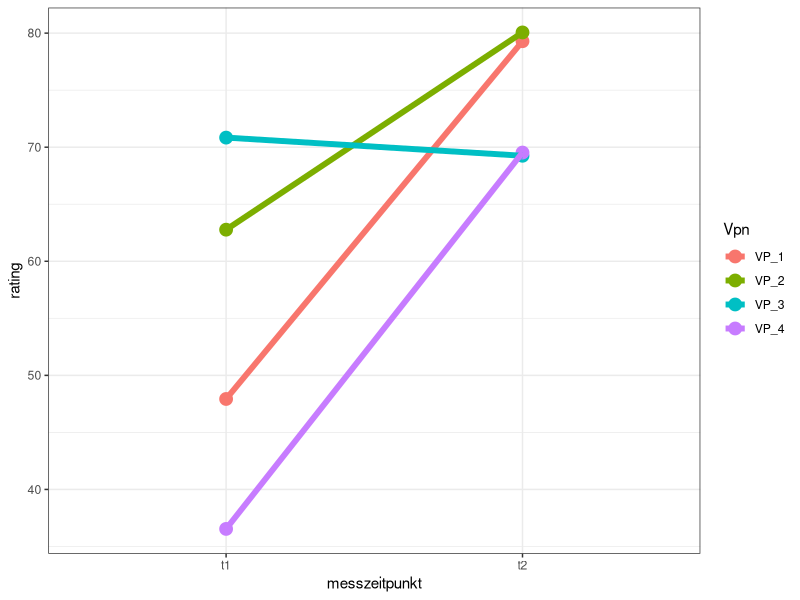

Write the R code that produced this figure.
## ---- chunk 1
knitr::opts_chunk$set(echo = TRUE)
## ---- chunk 2
name <- "Christof" # Zuweisen einer Variable

name # Printen einer Variable
## ---- chunk 3
text <- "Christof"

paste("My name is ", name)
## ---- chunk 4
text1 <- "My name is "

text2 <- "Christof"

paste(text1, text2)
## ---- chunk 5
num1 <- 5

num2 <- 5

num1 + num2
## ---- chunk 6
var1 <- var2 <- var3 <- "Hello, World!"
## ---- chunk 7
as.numeric()
as.integer()
as.complex()
## ---- chunk 8
str <- "Hello, World!"
## ---- chunk 9
str <- "Lorem ipsum dolor sit amet,
consectetur adipiscing elit,
sed do eiusmod tempor incididunt
ut labore et dolore magna aliqua."
## ---- chunk 10
str <- "Hello, \"Christof\"!"
## ---- chunk 11
10 > 9    # TRUE 
10 == 9   # FALSE 
10 < 9    # FALSE 
## ---- chunk 12
a <- 10
b <- 9

a > b 
## ---- chunk 13
10 + 5
## ---- chunk 14
x <- 3

y <- "Hello"
## ---- chunk 15
a <- 33
b <- 200

if (b > a) {
  print("b is greater than a")
} 
## ---- chunk 16
a <- 33
b <- 33

if (b > a) {
  print("b is greater than a")
} else if (a == b) {
  print ("a and b are equal")
} 
## ---- chunk 17
a <- 200
b <- 33

if (b > a) {
  print("b is greater than a")
} else if (a == b) {
  print("a and b are equal")
} else {
  print("a is greater than b")
} 
## ---- chunk 18
x <- 41

if (x > 10) {
  print("Above ten")
  if (x > 20) {
    print("and also above 20!")
  } else {
    print("but not above 20.")
  }
} else {
  print("below 10.")
} 
## ---- chunk 19
a <- 200
b <- 33
c <- 500

if (a > b & c > a) {
  print("Both conditions are true")
} 
## ---- chunk 20
a <- 200
b <- 33
c <- 500

if (a > b | a > c) {
  print("At least one of the conditions is true")
} 
## ---- chunk 21
i <- 1
while (i < 6) {
  print(i)
  i <- i + 1
} 
## ---- chunk 22
i <- 1
while (i < 6) {
  print(i)
  i <- i + 1
  if (i == 4) {
    break
  }
} 
## ---- chunk 23
i <- 0
while (i < 6) {
  i <- i + 1
  if (i == 3) {
    next
  }
  print(i)
} 
## ---- chunk 24
for (x in 1:10) {
  print(x)
} 
## ---- chunk 25
fruits <- list("apple", "banana", "cherry")

for (x in fruits) {
  print(x)
} 
## ---- chunk 26
dice <- c(1, 2, 3, 4, 5, 6)

for (x in dice) {
  print(x)
} 
## ---- chunk 27
fruits <- list("apple", "banana", "cherry")

for (x in fruits) {
  if (x == "cherry") {
    break
  }
  print(x)
} 
## ---- chunk 28
fruits <- list("apple", "banana", "cherry")

for (x in fruits) {
  if (x == "banana") {
    next
  }
  print(x)
} 
## ---- chunk 29
adj <- list("red", "big", "tasty")

fruits <- list("apple", "banana", "cherry")
  for (x in adj) {
    for (y in fruits) {
      print(paste(x, y))
  }
} 
## ---- chunk 30
my_function <- function() { # create a function with the name my_function
  print("Hello World!")
} 
## ---- chunk 31
my_function <- function() {
  print("Hello World!")
}

my_function() 
## ---- chunk 32
my_function <- function(fname) {
  paste(fname, "Griffin")
}

my_function("Peter")
my_function("Lois")
my_function("Stewie")
## ---- chunk 33
my_function <- function(fname, lname) {
  paste(fname, lname)
}

my_function("Peter", "Griffin") 
## ---- chunk 34
my_function <- function(country = "Norway") {
  paste("I am from", country)
}

my_function("Sweden")
my_function("India")
my_function() # will get the default value, which is Norway
my_function("USA") 
## ---- chunk 35
my_function <- function(x) {
  return (5 * x)
}

print(my_function(3))
print(my_function(5))
print(my_function(9)) 
## ---- chunk 36
Nested_function <- function(x, y) {
  a <- x + y
  return(a)
}

Nested_function(Nested_function(2,2), Nested_function(3,3)) 
## ---- chunk 37
Outer_func <- function(x) {
  Inner_func <- function(y) {
    a <- x + y
    return(a)
  }
  return (Inner_func)
}
output <- Outer_func(3) # To call the Outer_func
output(5) 
## ---- chunk 38
tri_recursion <- function(k) {
  if (k > 0) {
    result <- k + tri_recursion(k - 1)
    print(result)
  } else {
    result = 0
    return(result)
  }
}
tri_recursion(6) 
## ---- chunk 39
txt <- "awesome"
my_function <- function() {
  paste("R is", txt)
}

my_function() 
## ---- chunk 40
txt <- "global variable"
my_function <- function() {
  txt = "fantastic"
  paste("R is", txt)
}

my_function()

txt # print txt
## ---- chunk 41
my_function <- function() {
txt <<- "fantastic"
  paste("R is", txt)
}

my_function()

print(txt) 
## ---- chunk 42
txt <- "awesome"
my_function <- function() {
  txt <<- "fantastic"
  paste("R is", txt)
}

my_function()

paste("R is", txt) 
## ---- chunk 43
# Vector of strings
fruits <- c("banana", "apple", "orange")

# Print fruits
fruits 
## ---- chunk 44
# Vector with numerical values in a sequence
numbers <- 1:10

numbers
## ---- chunk 45
fruits <- c("banana", "apple", "orange")

length(fruits) 
## ---- chunk 46
fruits <- c("banana", "apple", "orange", "mango", "lemon")
numbers <- c(13, 3, 5, 7, 20, 2)

sort(fruits)  # Sort a string
sort(numbers) # Sort numbers 
## ---- chunk 47
fruits <- c("banana", "apple", "orange")

# Access the first item (banana)
fruits[1] 
## ---- chunk 48
fruits <- c("banana", "apple", "orange", "mango", "lemon")

# Access the first and third item (banana and orange)
fruits[c(1, 3)] 
## ---- chunk 49
 fruits <- c("banana", "apple", "orange", "mango", "lemon")

# Access all items except for the first item
fruits[c(-1)] 
## ---- chunk 50
fruits <- c("banana", "apple", "orange", "mango", "lemon")

# Change "banana" to "pear"
fruits[1] <- "pear"

# Print fruits
fruits 
## ---- chunk 51
repeat_each <- rep(c(1,2,3), each = 3)

repeat_each 
## ---- chunk 52
numbers <- 1:10

numbers 
## ---- chunk 53
numbers <- seq(from = 0, to = 100, by = 20)

numbers 
## ---- chunk 54
# List of strings
thislist <- list("apple", "banana", "cherry")

# Print the list
thislist 
## ---- chunk 55
thislist <- list("apple", "banana", "cherry")

thislist[1] 
## ---- chunk 56
thislist <- list("apple", "banana", "cherry")
thislist[1] <- "blackcurrant"

# Print the updated list
thislist 
## ---- chunk 57
thislist <- list("apple", "banana", "cherry")

length(thislist) 
## ---- chunk 58
 thislist <- list("apple", "banana", "cherry")

"apple" %in% thislist
## ---- chunk 59
thislist <- list("apple", "banana", "cherry")

append(thislist, "orange") 
## ---- chunk 60
thislist <- list("apple", "banana", "cherry")

append(thislist, "orange", after = 2) 
## ---- chunk 61
 thislist <- list("apple", "banana", "cherry")

newlist <- thislist[-1]

# Print the new list
newlist 
## ---- chunk 62
thislist <- list("apple", "banana", "cherry", "orange", "kiwi", "melon", "mango")

(thislist)[2:5] 
## ---- chunk 63
thislist <- list("apple", "banana", "cherry")

for (x in thislist) {
  print(x)
} 
## ---- chunk 64
list1 <- list("a", "b", "c")
list2 <- list(1,2,3)
list3 <- c(list1,list2)

list3 
## ---- chunk 65
 # Create a matrix
thismatrix <- matrix(c(1,2,3,4,5,6), nrow = 3, ncol = 2)

# Print the matrix
thismatrix 
## ---- chunk 66
thismatrix <- matrix(c("apple", "banana", "cherry", "orange"), nrow = 2, ncol = 2)

thismatrix[1, 2]
## ---- chunk 67
thismatrix <- matrix(c("apple", "banana", "cherry", "orange"), nrow = 2, ncol = 2)

thismatrix[2,]
## ---- chunk 68
thismatrix <- matrix(c("apple", "banana", "cherry", "orange"), nrow = 2, ncol = 2)

thismatrix[,2]
## ---- chunk 69
thismatrix <- matrix(c("apple", "banana", "cherry", "orange","grape", "pineapple", "pear", "melon", "fig"), nrow = 3, ncol = 3)

thismatrix[c(1,2),] 
## ---- chunk 70
thismatrix <- matrix(c("apple", "banana", "cherry", "orange","grape", "pineapple", "pear", "melon", "fig"), nrow = 3, ncol = 3)

thismatrix[, c(1,2)] 
## ---- chunk 71
thismatrix <- matrix(c("apple", "banana", "cherry", "orange","grape", "pineapple", "pear", "melon", "fig"), nrow = 3, ncol = 3)

newmatrix <- cbind(thismatrix, c("strawberry", "blueberry", "raspberry"))

# Print the new matrix
newmatrix 
## ---- chunk 72
thismatrix <- matrix(c("apple", "banana", "cherry", "orange","grape", "pineapple", "pear", "melon", "fig"), nrow = 3, ncol = 3)

newmatrix <- rbind(thismatrix, c("strawberry", "blueberry", "raspberry"))

# Print the new matrix
newmatrix 
## ---- chunk 73
thismatrix <- matrix(c("apple", "banana", "cherry", "orange", "mango", "pineapple"), nrow = 3, ncol =2)

#Remove the first row and the first column
thismatrix <- thismatrix[-c(1), -c(1)]

thismatrix 
## ---- chunk 74
thismatrix <- matrix(c("apple", "banana", "cherry", "orange"), nrow = 2, ncol = 2)

"apple" %in% thismatrix 
## ---- chunk 75
thismatrix <- matrix(c("apple", "banana", "cherry", "orange"), nrow = 2, ncol = 2)

dim(thismatrix) 
## ---- chunk 76
thismatrix <- matrix(c("apple", "banana", "cherry", "orange"), nrow = 2, ncol = 2)

length(thismatrix) 
## ---- chunk 77
thismatrix <- matrix(c("apple", "banana", "cherry", "orange"), nrow = 2, ncol = 2)

for (rows in 1:nrow(thismatrix)) {
  for (columns in 1:ncol(thismatrix)) {
    print(thismatrix[rows, columns])
  }
} 
## ---- chunk 78
# Combine matrices
Matrix1 <- matrix(c("apple", "banana", "cherry", "grape"), nrow = 2, ncol = 2)
Matrix2 <- matrix(c("orange", "mango", "pineapple", "watermelon"), nrow = 2, ncol = 2)

# Adding it as a rows
Matrix_Combined <- rbind(Matrix1, Matrix2)
Matrix_Combined

# Adding it as a columns
Matrix_Combined <- cbind(Matrix1, Matrix2)
Matrix_Combined 
## ---- chunk 79
# An array with one dimension with values ranging from 1 to 24
thisarray <- c(1:24)
thisarray

# An array with more than one dimension
multiarray <- array(thisarray, dim = c(4, 3, 2))
multiarray 
## ---- chunk 80
thisarray <- c(1:24)
multiarray <- array(thisarray, dim = c(4, 3, 2))

multiarray[2, 3, 2] 
## ---- chunk 81
thisarray <- c(1:24)

# Access all the items from the first row from matrix one
multiarray <- array(thisarray, dim = c(4, 3, 2))
multiarray[c(1),,1]

# Access all the items from the first column from matrix one
multiarray <- array(thisarray, dim = c(4, 3, 2))
multiarray[,c(1),1] 
## ---- chunk 82
thisarray <- c(1:24)
multiarray <- array(thisarray, dim = c(4, 3, 2))

2 %in% multiarray 
## ---- chunk 83
thisarray <- c(1:24)
multiarray <- array(thisarray, dim = c(4, 3, 2))

dim(multiarray) 
## ---- chunk 84
thisarray <- c(1:24)
multiarray <- array(thisarray, dim = c(4, 3, 2))

length(multiarray) 
## ---- chunk 85
thisarray <- c(1:24)
multiarray <- array(thisarray, dim = c(4, 3, 2))

for(x in multiarray){
  print(x)
} 
## ---- chunk 86
# Create a data frame
Data_Frame <- data.frame (
  Training = c("Strength", "Stamina", "Other"),
  Pulse = c(100, 150, 120),
  Duration = c(60, 30, 45)
)

# Print the data frame
Data_Frame 
## ---- chunk 87
library(dplyr)
Vpn <- c("VP_1", "VP_2", "VP_3", "VP_4")
Vpn <- factor(Vpn)
# N ist die Anzahl Vpn
N <- length(Vpn)

set.seed(1234)

zufriedenheit_t1 <- round(rnorm(N, mean = 60, sd = 10), digits = 2)
zufriedenheit_t1

zufriedenheit_t2 <- round(rnorm(N, mean = 75, sd = 10), digits = 2)
zufriedenheit_t2

zufriedenheit <- tibble(
  Vpn = Vpn,
  zufriedenheit_t1 = zufriedenheit_t1,
  zufriedenheit_t2 = zufriedenheit_t2
)
zufriedenheit
## ---- chunk 88

zufriedenheit_wide <- zufriedenheit
Vpn <- rep(zufriedenheit_wide$Vpn, each = 2)
Vpn

messzeitpunkt <- rep(c("t1", "t2"), times = N)
messzeitpunkt <- as.factor(messzeitpunkt)

messzeitpunkt

rating <- c(rbind(
  zufriedenheit_wide$zufriedenheit_t1,
  zufriedenheit_wide$zufriedenheit_t2
))

rating <- as.vector(rbind(
  zufriedenheit_wide$zufriedenheit_t1,
  zufriedenheit_wide$zufriedenheit_t2
))

rating

zufriedenheit_long <- tibble(
  Vpn = Vpn,
  messzeitpunkt = messzeitpunkt,
  rating = rating
)

zufriedenheit_long

library(ggplot2)
zufriedenheit_long |>
  ggplot(aes(
    x = messzeitpunkt,
    y = rating,
    group = Vpn, colour = Vpn
  )) +
  geom_point(size = 4) +
  geom_line(size = 2) +
  theme_bw() # macht den Hintergrund weiss

## ---- chunk 89
 Data_Frame <- data.frame (
  Training = c("Strength", "Stamina", "Other"),
  Pulse = c(100, 150, 120),
  Duration = c(60, 30, 45)
)

Data_Frame

summary(Data_Frame) 
## ---- chunk 90
Data_Frame <- data.frame (
  Training = c("Strength", "Stamina", "Other"),
  Pulse = c(100, 150, 120),
  Duration = c(60, 30, 45)
)

Data_Frame[1]

Data_Frame[["Training"]]

Data_Frame$Training 
## ---- chunk 91
Data_Frame <- data.frame (
  Training = c("Strength", "Stamina", "Other"),
  Pulse = c(100, 150, 120),
  Duration = c(60, 30, 45)
)

# Add a new row
New_row_DF <- rbind(Data_Frame, c("Strength", 110, 110))

# Print the new row
New_row_DF 
## ---- chunk 92
Data_Frame <- data.frame (
  Training = c("Strength", "Stamina", "Other"),
  Pulse = c(100, 150, 120),
  Duration = c(60, 30, 45)
)

# Add a new column
New_col_DF <- cbind(Data_Frame, Steps = c(1000, 6000, 2000))

# Print the new column
New_col_DF 
## ---- chunk 93
Data_Frame <- data.frame (
  Training = c("Strength", "Stamina", "Other"),
  Pulse = c(100, 150, 120),
  Duration = c(60, 30, 45)
)

# Remove the first row and column
Data_Frame_New <- Data_Frame[-c(1), -c(1)]

# Print the new data frame
Data_Frame_New 
## ---- chunk 94
Data_Frame <- data.frame (
  Training = c("Strength", "Stamina", "Other"),
  Pulse = c(100, 150, 120),
  Duration = c(60, 30, 45)
)

dim(Data_Frame) 
## ---- chunk 95
Data_Frame <- data.frame (
  Training = c("Strength", "Stamina", "Other"),
  Pulse = c(100, 150, 120),
  Duration = c(60, 30, 45)
)

ncol(Data_Frame)
nrow(Data_Frame) 
## ---- chunk 96
Data_Frame <- data.frame (
  Training = c("Strength", "Stamina", "Other"),
  Pulse = c(100, 150, 120),
  Duration = c(60, 30, 45)
)

length(Data_Frame) 
## ---- chunk 97
Data_Frame1 <- data.frame (
  Training = c("Strength", "Stamina", "Other"),
  Pulse = c(100, 150, 120),
  Duration = c(60, 30, 45)
)

Data_Frame2 <- data.frame (
  Training = c("Stamina", "Stamina", "Strength"),
  Pulse = c(140, 150, 160),
  Duration = c(30, 30, 20)
)

New_Data_Frame <- rbind(Data_Frame1, Data_Frame2)
New_Data_Frame 
## ---- chunk 98
Data_Frame3 <- data.frame (
  Training = c("Strength", "Stamina", "Other"),
  Pulse = c(100, 150, 120),
  Duration = c(60, 30, 45)
)

Data_Frame4 <- data.frame (
  Steps = c(3000, 6000, 2000),
  Calories = c(300, 400, 300)
)

New_Data_Frame1 <- cbind(Data_Frame3, Data_Frame4)
New_Data_Frame1 
## ---- chunk 99
# Create a factor
music_genre <- factor(c("Jazz", "Rock", "Classic", "Classic", "Pop", "Jazz", "Rock", "Jazz"))

# Print the factor
music_genre 
## ---- chunk 100
music_genre <- factor(c("Jazz", "Rock", "Classic", "Classic", "Pop", "Jazz", "Rock", "Jazz"))

levels(music_genre) 
## ---- chunk 101
music_genre <- factor(c("Jazz", "Rock", "Classic", "Classic", "Pop", "Jazz", "Rock", "Jazz"), levels = c("Classic", "Jazz", "Pop", "Rock", "Other"))

levels(music_genre) 
## ---- chunk 102
music_genre <- factor(c("Jazz", "Rock", "Classic", "Classic", "Pop", "Jazz", "Rock", "Jazz"))

length(music_genre) 
## ---- chunk 103
music_genre <- factor(c("Jazz", "Rock", "Classic", "Classic", "Pop", "Jazz", "Rock", "Jazz"))

music_genre[3] 
## ---- chunk 104
 music_genre <- factor(c("Jazz", "Rock", "Classic", "Classic", "Pop", "Jazz", "Rock", "Jazz"))

music_genre[3] <- "Pop"

music_genre[3] 
## ---- chunk 105
 music_genre <- factor(c("Jazz", "Rock", "Classic", "Classic", "Pop", "Jazz", "Rock", "Jazz"))

music_genre[3] <- "Opera"

music_genre[3] 
## ---- chunk 106
music_genre <- factor(c("Jazz", "Rock", "Classic", "Classic", "Pop", "Jazz", "Rock", "Jazz"), levels = c("Classic", "Jazz", "Pop", "Rock", "Opera"))

music_genre[3] <- "Opera"

music_genre[3]
